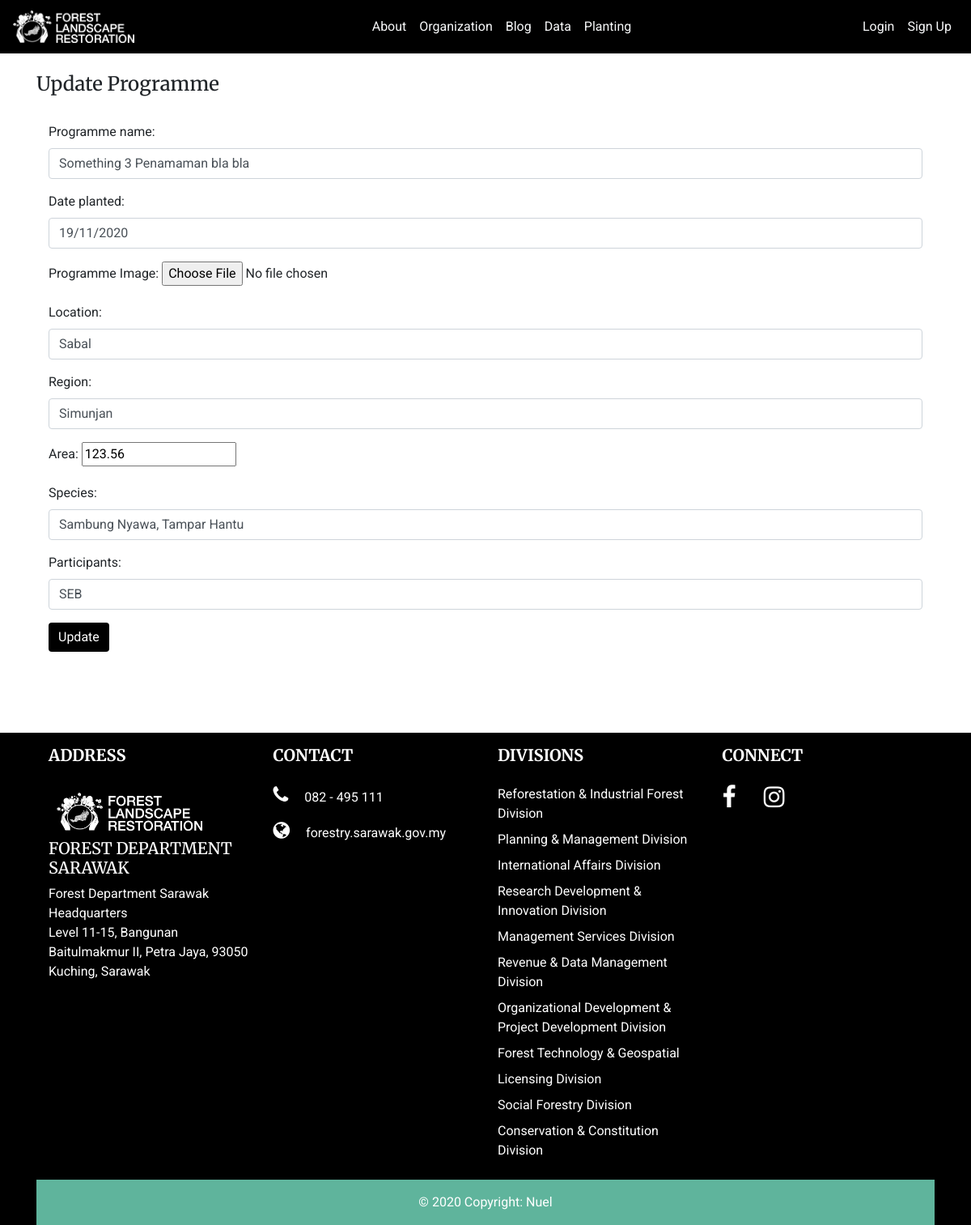
Screenshot of /planting/update_programme/9/update with the database file from the repository.
### planting/models.py (models this page shows, shortened)
class PlantingRecord(models.Model):
	date_created = models.DateTimeField(auto_now_add=True)
	date_planted = models.CharField(max_length=250)
	programme_name = models.CharField(max_length=250)
	programme_img = models.ImageField('Programme Image', null=True, blank=True, upload_to='programme_img/')
	location = models.CharField(max_length=250)
	region = models.CharField(max_length=250)
	area = models.FloatField()
	species = models.CharField(max_length=255)
	participants = models.CharField(max_length=250)

### planting/views.py (the view)
# urls.py: path('update_programme/<int:pk>/update', UpdateProgrammeView.as_view(), name='update_programme'),
class UpdateProgrammeView(UpdateView):
	model = PlantingRecord
	form_class = UpdateProgrammeForm
	template_name = 'planting/update_programme.html'
	success_url = reverse_lazy('planting_view_programme')

### planting/forms.py
class UpdateProgrammeForm(forms.ModelForm):
	class Meta:
		model = PlantingRecord
		fields = ('programme_name', 'date_planted', 'programme_img', 'location', 'region', 'area', 'species', 'participants')
		widgets = {
			'programme_name':forms.TextInput(attrs={'class':'form-control'}),
			'date_planted':forms.TextInput(attrs={'class':'form-control'}),
			'programme_img':forms.FileInput(),
			'location':forms.TextInput(attrs={'class':'form-control'}),
			'region':forms.TextInput(attrs={'class':'form-control'}),
			'area':forms.NumberInput(),
			'species':forms.TextInput(attrs={'class':'form-control'}),
			'participants':forms.TextInput(attrs={'class':'form-control'}),
		}

### planting/templates/planting/update_programme.html (shortened to what this page needs)
{% extends 'base.html' %}
{% load static %}
{% block content %}
<div class="container">
	<br>
	<h4>Update Programme</h4>
	<br>
	<div class="form-group container h-100">
		<form method="POST" enctype="multipart/form-data">
			{{ form.as_p }}
			<button class="btn btn-info">Update</button>
		</form>
	</div>
</div>
{% endblock %}

### flr/static/css/main.css (style rules this page uses)
body, html { font-family: 'Roboto', sans-serif; margin: 0; height: 100%; }
h1, h2, h3, h4, h5, h6 { font-family: 'Merriweather', serif; }
.btn-info { background-color: #000; border: none; }

### rows the page displays
PlantingRecord: programme_name "Something 3 Penamaman bla bla", date_planted "19/11/2020", location "Sabal", region "Simunjan", area "123.56", species "Sambung Nyawa, Tampar Hantu", participants "SEB"
